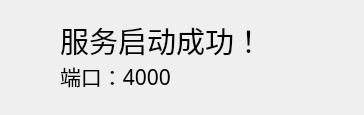
<?xml version="1.0" encoding="UTF-8"?>
<ui version="4.0">
 <class>UI</class>
 <widget class="QMainWindow" name="UI">
  <property name="geometry">
   <rect>
    <x>0</x>
    <y>0</y>
    <width>364</width>
    <height>115</height>
   </rect>
  </property>
  <property name="windowTitle">
   <string>中控后台系统V4.1</string>
  </property>
  <property name="windowIcon">
   <iconset>
    <normaloff>C:/Users/66964/.designer/backup/Data/Assets/logo.png</normaloff>C:/Users/66964/.designer/backup/Data/Assets/logo.png</iconset>
  </property>
  <widget class="QWidget" name="centralWidget">
   <widget class="QLabel" name="label">
    <property name="geometry">
     <rect>
      <x>60</x>
      <y>20</y>
      <width>251</width>
      <height>41</height>
     </rect>
    </property>
    <property name="font">
     <font>
      <family>Alef</family>
      <pointsize>22</pointsize>
     </font>
    </property>
    <property name="text">
     <string>服务启动成功！</string>
    </property>
   </widget>
   <widget class="QLabel" name="label_2">
    <property name="geometry">
     <rect>
      <x>60</x>
      <y>60</y>
      <width>161</width>
      <height>31</height>
     </rect>
    </property>
    <property name="font">
     <font>
      <family>黑体</family>
      <pointsize>16</pointsize>
     </font>
    </property>
    <property name="text">
     <string>端口：4000</string>
    </property>
   </widget>
  </widget>
 </widget>
 <resources/>
 <connections/>
</ui>
